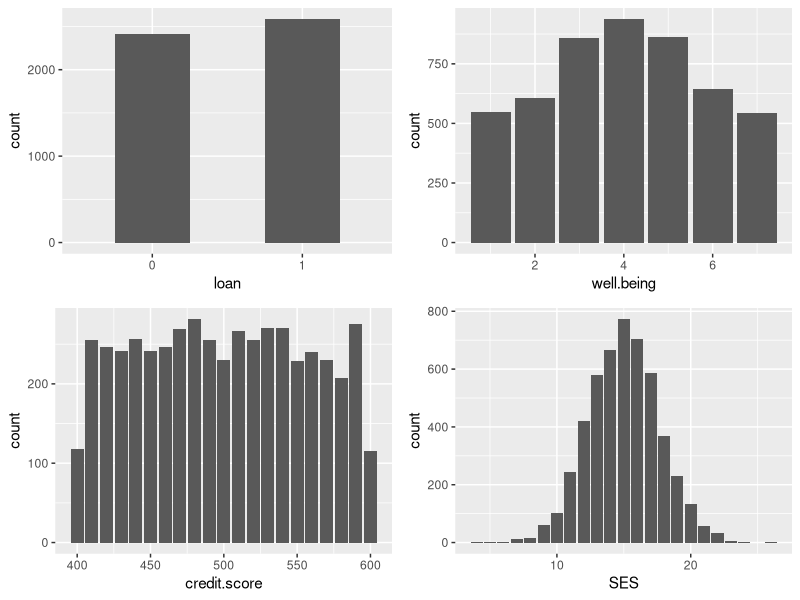
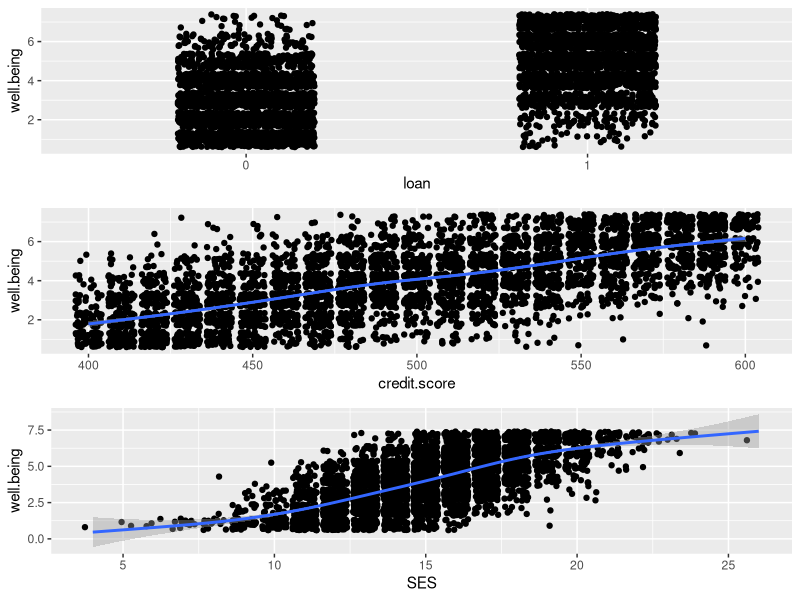

These figures' R source, in order:
## ---- chunk 1
library(tidyverse)
library(emmeans)
library(gridExtra)
options(width=100)
## ---- chunk 2
payday <- read_csv("payday.csv")

glimpse(payday)
## ---- chunk 3
payday <- payday %>% mutate(id = as.character(id), loan = as.factor(loan), adverse.credit.event = as.factor(adverse.credit.event))
## ---- chunk 4
grid.arrange(ggplot(payday, aes(x=loan)) + geom_bar(width=0.5),
             ggplot(payday, aes(x=well.being)) + geom_bar(),
             ggplot(payday, aes(x=credit.score)) + geom_bar(),
             ggplot(payday, aes(x=SES)) + geom_bar()
)
## ---- chunk 5
grid.arrange(ggplot(payday, aes(x=loan, y=well.being)) + geom_jitter(width = 0.2) ,
             ggplot(payday, aes(x=credit.score, y=well.being)) + geom_jitter() + geom_smooth(),
             ggplot(payday, aes(x=SES, y=well.being)) + geom_jitter() + geom_smooth()
)
## ---- chunk 6
m.wellbeing.loan <- lm(well.being ~ loan, data = payday)
m.wellbeing.credit <- lm(well.being ~ credit.score, data = payday)
m.wellbeing.loan.credit <- lm(well.being ~ credit.score + loan, data = payday)
m.wellbeing.loan.credit.SES <- lm(well.being ~ credit.score + loan + SES, data = payday)

summary(m.wellbeing.loan)
summary(m.wellbeing.credit)
summary(m.wellbeing.loan.credit)
summary(m.wellbeing.loan.credit.SES)

#loan and credit.score is correlated -> 500 or over 500 credit received loan
#credit score explains better -> we have to drop loan for more accruate prediction
#SES is significant so include! But the survey info might be wrong info as people can lie

## ---- chunk 7
cbind(coefficient=coef(m.wellbeing.loan), confint(m.wellbeing.loan))
cbind(coefficient=coef(m.wellbeing.credit), confint(m.wellbeing.credit))
cbind(coefficient=coef(m.wellbeing.loan.credit), confint(m.wellbeing.loan.credit))


emmeans(m.wellbeing.loan, ~loan)
emmeans(m.wellbeing.credit, ~credit.score)
emmeans(m.wellbeing.loan.credit, ~loan + credit.score)

anova(m.wellbeing.loan)
anova(m.wellbeing.credit)
anova(m.wellbeing.loan.credit)
anova(m.wellbeing.loan.credit.SES)

drop1(m.wellbeing.loan.credit, test="F")
## ---- chunk 8
m.wellbeing.loan.credit.SES.2 <- lm(well.being ~ loan*credit.score*SES, data = payday)

summary(m.wellbeing.loan.credit.SES.2)

cbind(coefficient=coef(m.wellbeing.loan.credit.SES.2), confint(m.wellbeing.loan.credit.SES.2))

anova(m.wellbeing.loan.credit.SES.2)
## ---- chunk 9
